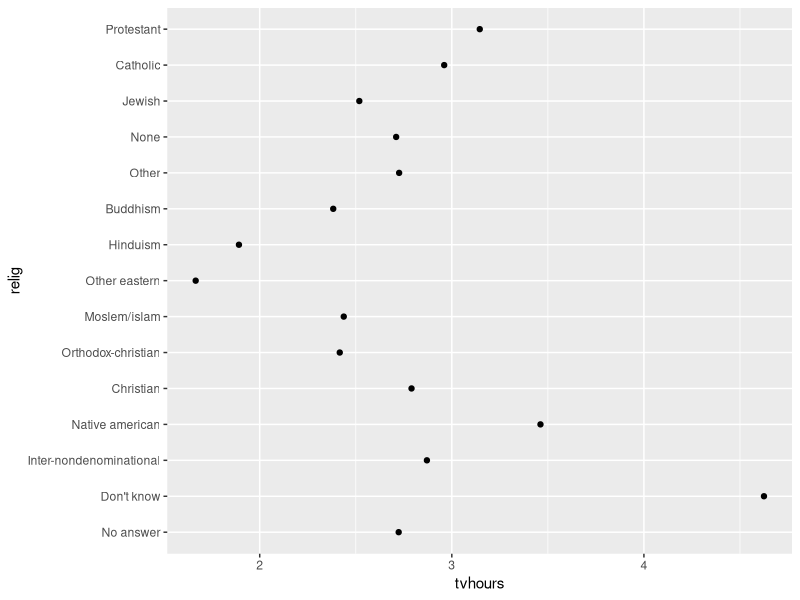
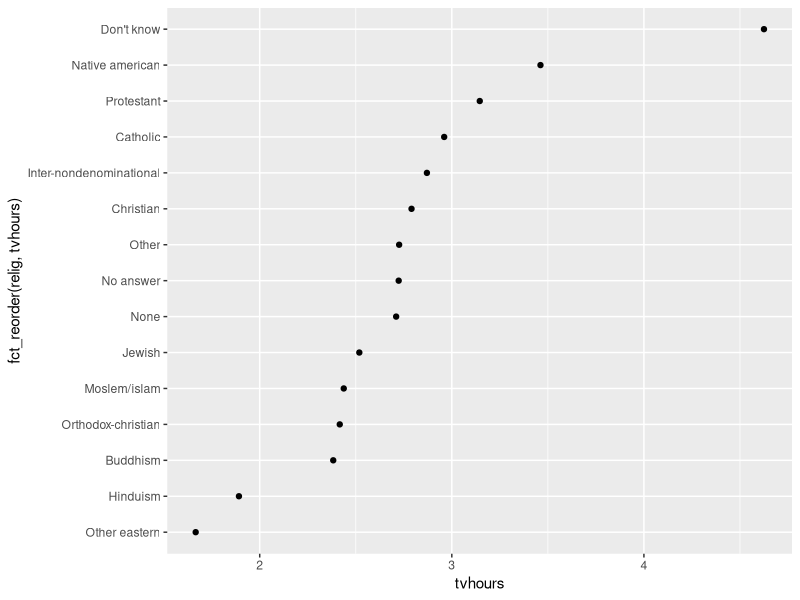
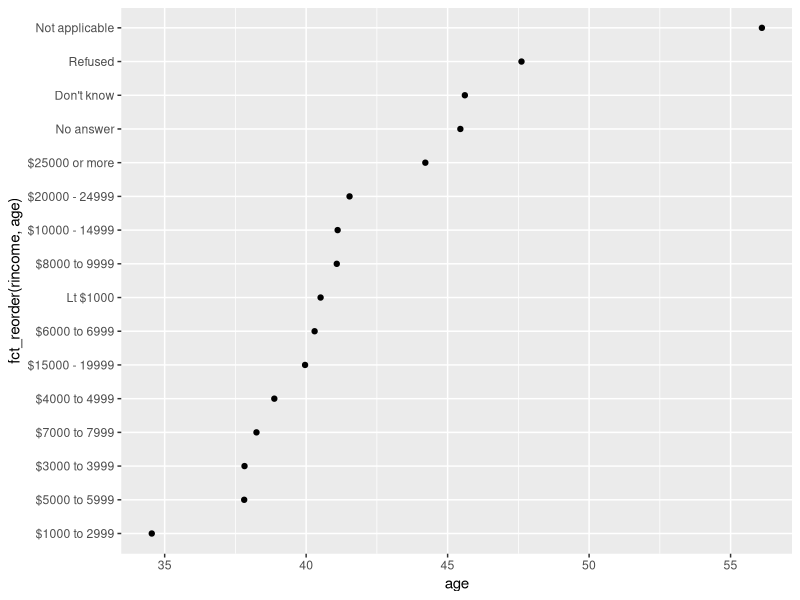
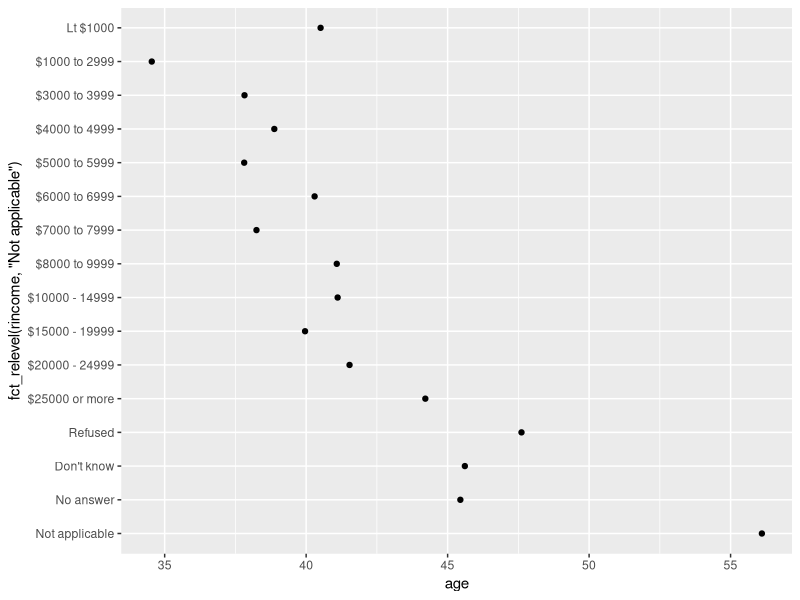
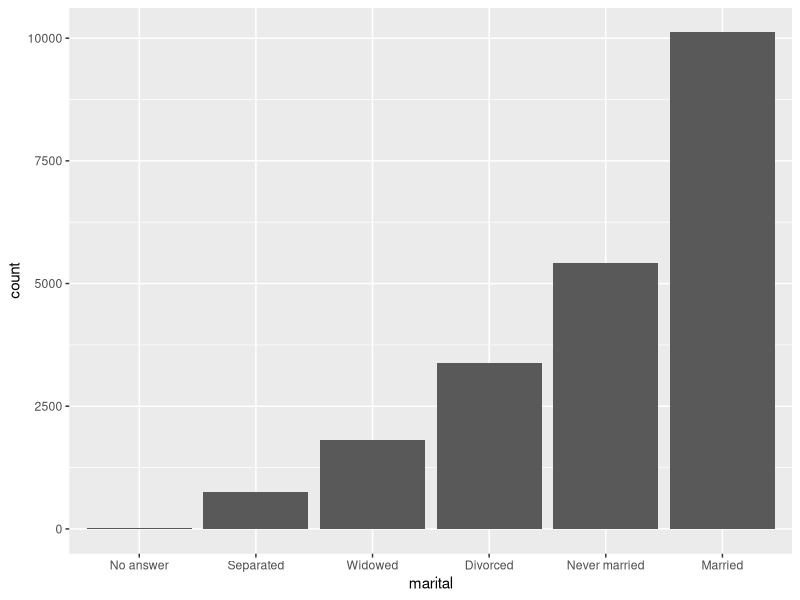

Recreate these plots in R, in order.
## ---- chunk 1
object.size(rep(letters,100000))
object.size(rep(forcats::as_factor(letters),100000))
## ---- chunk 2
x1 <- c("c事业部","a事业部","b事业部")
x2 <- factor(x1)
x3 <- factor(x1,levels = x1)
x2
x3
## ---- chunk 3
x4 <- c("d事业部","a事业部","b事业部")
factor(x1,levels = x4)
## ---- chunk 4
library(forcats)
x1 <- c("Dec", "Apr", "Jan", "Mar")
f2 <- x1 %>% factor() %>% fct_inorder()
## ---- chunk 5
library(tidyverse)
relig_summary <- gss_cat %>%
  group_by(relig) %>%
  summarise(
    age = mean(age, na.rm = TRUE),
    tvhours = mean(tvhours, na.rm = TRUE),
    n = n()
  )
ggplot(relig_summary, aes(tvhours, relig)) + geom_point()
## ---- chunk 6
ggplot(relig_summary, aes(tvhours, fct_reorder(relig, tvhours))) +
  geom_point()
## ---- chunk 7
df <- tibble::tribble(
  ~color,     ~a, ~b,
  "blue",      1,  2,
  "green",     6,  2,
  "purple",    3,  3,
  "red",       2,  3,
  "yellow",    5,  1
)
df$color <- factor(df$color)
fct_reorder(df$color, df$a, min)
fct_reorder2(df$color, df$a, df$b)
## ---- chunk 8
rincome_summary <- gss_cat %>%
  group_by(rincome) %>%
  summarise(
    age = mean(age, na.rm = TRUE),
    tvhours = mean(tvhours, na.rm = TRUE),
    n = n()
  )

ggplot(rincome_summary, aes(age, fct_reorder(rincome, age))) + geom_point()
## ---- chunk 9
ggplot(rincome_summary, aes(age, fct_relevel(rincome, "Not applicable"))) +
  geom_point()
## ---- chunk 10
f <- factor(c("a", "b", "c", "d"), levels = c("b", "c", "d", "a"))
fct_relevel(f)
fct_relevel(f, "a")
fct_relevel(f, "b", "a")
fct_relevel(f, "a", after = 2)


## ---- chunk 11
gss_cat %>%
  mutate(marital = marital %>% fct_infreq() %>% fct_rev()) %>%
  ggplot(aes(marital)) +
    geom_bar()
## ---- chunk 12
f <- factor(c("b", "b", "a", "c", "c", "c"))
f
fct_inorder(f)
fct_infreq(f)

f <- factor(1:3, levels = c("3", "2", "1"))
f
fct_inseq(f)
## ---- chunk 13
gss_cat %>%
  mutate(partyid = fct_recode(partyid,
    "Republican, strong"    = "Strong republican",
    "Republican, weak"      = "Not str republican",
    "Independent, near rep" = "Ind,near rep",
    "Independent, near dem" = "Ind,near dem",
    "Democrat, weak"        = "Not str democrat",
    "Democrat, strong"      = "Strong democrat"
  )) %>%
  count(partyid)
## ---- chunk 14
x <- factor(c("apple", "bear", "banana", "dear"))
fct_recode(x, fruit = "apple", fruit = "banana")
## ---- chunk 15
x <- factor(c("apple", "bear", "banana", "dear"))
levels <- c(fruit = "apple", fruit = "banana")
fct_recode(x, !!!levels)
